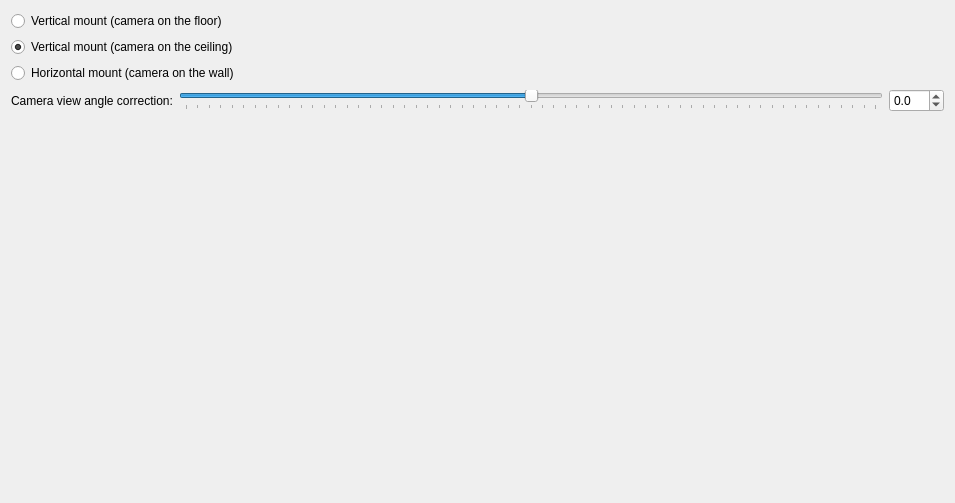
<?xml version="1.0" encoding="UTF-8"?>
<ui version="4.0">
 <class>FisheyeSettingsWidget</class>
 <widget class="QWidget" name="FisheyeSettingsWidget">
  <property name="geometry">
   <rect>
    <x>0</x>
    <y>0</y>
    <width>955</width>
    <height>503</height>
   </rect>
  </property>
  <property name="windowTitle">
   <string>Form</string>
  </property>
  <layout class="QVBoxLayout" name="verticalLayout">
   <item>
    <layout class="QVBoxLayout" name="verticalLayout_2" stretch="0,0,0">
     <item>
      <widget class="QRadioButton" name="viewUpButton">
       <property name="text">
        <string>Vertical mount (camera on the floor)</string>
       </property>
      </widget>
     </item>
     <item>
      <widget class="QRadioButton" name="viewDownButton">
       <property name="text">
        <string>Vertical mount (camera on the ceiling)</string>
       </property>
       <property name="checked">
        <bool>true</bool>
       </property>
      </widget>
     </item>
     <item>
      <widget class="QRadioButton" name="horizontalRadioButton">
       <property name="text">
        <string>Horizontal mount (camera on the wall)</string>
       </property>
       <property name="checked">
        <bool>false</bool>
       </property>
      </widget>
     </item>
    </layout>
   </item>
   <item>
    <layout class="QHBoxLayout" name="horizontalLayout">
     <item>
      <widget class="QLabel" name="label">
       <property name="text">
        <string>Camera view angle correction:</string>
       </property>
      </widget>
     </item>
     <item>
      <widget class="QSlider" name="horizontalSlider">
       <property name="minimum">
        <number>-300</number>
       </property>
       <property name="maximum">
        <number>300</number>
       </property>
       <property name="value">
        <number>0</number>
       </property>
       <property name="orientation">
        <enum>Qt::Horizontal</enum>
       </property>
       <property name="tickPosition">
        <enum>QSlider::TicksBelow</enum>
       </property>
      </widget>
     </item>
     <item>
      <widget class="QDoubleSpinBox" name="angleSpinBox">
       <property name="decimals">
        <number>1</number>
       </property>
       <property name="minimum">
        <double>-30.000000000000000</double>
       </property>
       <property name="maximum">
        <double>30.000000000000000</double>
       </property>
      </widget>
     </item>
    </layout>
   </item>
   <item>
    <widget class="QnFisheyeCalibrationWidget" name="calibrateWidget" native="true"/>
   </item>
   <item>
    <spacer name="verticalSpacer_2">
     <property name="orientation">
      <enum>Qt::Vertical</enum>
     </property>
     <property name="sizeHint" stdset="0">
      <size>
       <width>20</width>
       <height>40</height>
      </size>
     </property>
    </spacer>
   </item>
  </layout>
 </widget>
 <customwidgets>
  <customwidget>
   <class>QnFisheyeCalibrationWidget</class>
   <extends>QWidget</extends>
   <header location="global">ui/widgets/fisheye_calibration_widget.h</header>
   <container>1</container>
  </customwidget>
 </customwidgets>
 <resources/>
 <connections/>
</ui>
